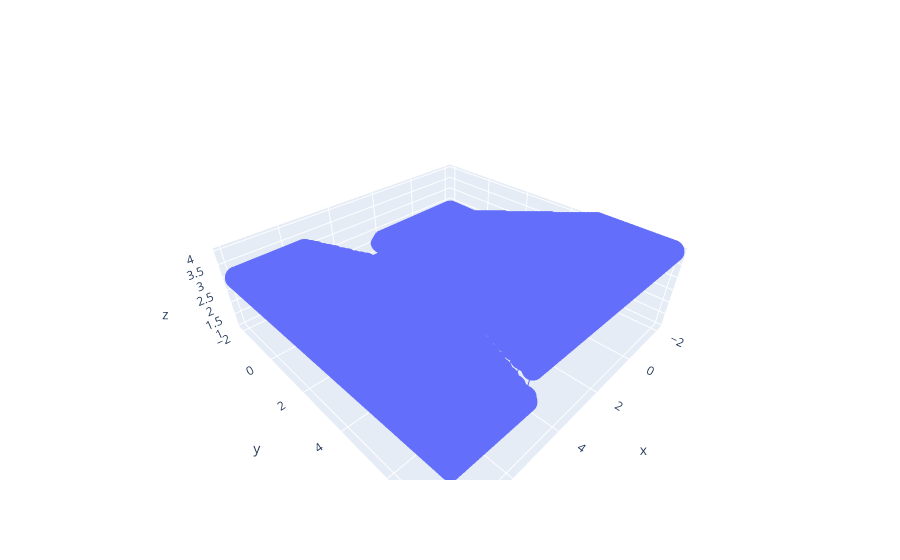

Source (notebook cell):
### Code cell
fig = go.Figure(data = go.Scatter3d(x=test[:,0],y=test[:,1],z=classeTest))
fig

### Figure 1 — Plotly figure (JSON) as saved in the notebook; plotly's stock layout.template omitted (floating-point values rounded to 4 significant figures; data arrays with more than 128 entries replaced by an {"elided": "..."} marker saying what was removed)
{"data": [{"type": "scatter3d", "x": {"elided": "10000 float values"}, "y": {"elided": "10000 float values"}, "z": {"elided": "10000 int values"}}], "layout": {}}
